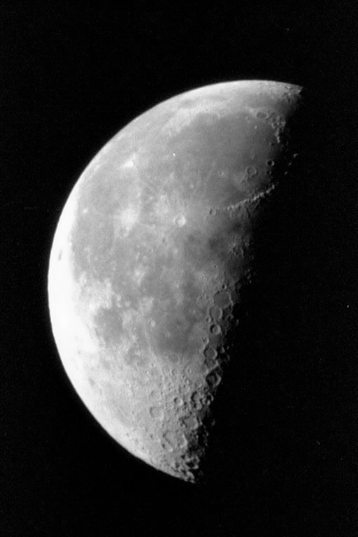
#> input picture data/moon.tif, 358 x 537 px
$ python svd_compress.py
#> lines starting #> are read from the running program, lines starting #| are printed output that depends on the picture; long printed decimals are rounded
### src/load_image.py
import numpy as np
import matplotlib.pyplot as plt
from pathlib import Path

def load_grayscale_image(image_path):
    """Charge une image et la convertit en niveaux de gris (float 0-1)."""
    img = plt.imread(image_path)
#> img is the input picture: shape (537, 358); min 0, max 253, mean 52.9
    if len(img.shape) == 3:
        img = np.mean(img, axis=2)  # Conversion RGB vers gris
    img = img.astype(np.float64) / 255.0  # Normalisation [0,1]
    return img

# [7 lines left out: function display_image, not called in this run]

# Test
# [6 lines that do not run on import are left out]

### src/svd_compress.py
import numpy as np
import matplotlib.pyplot as plt
from pathlib import Path
from load_image import load_grayscale_image, display_image

def compute_svd_compression(img, k_values):
    """SVD + reconstructions rang k (numpy.linalg.svd AUTORISÉ)."""
    U, s, Vt = np.linalg.svd(img, full_matrices=False)
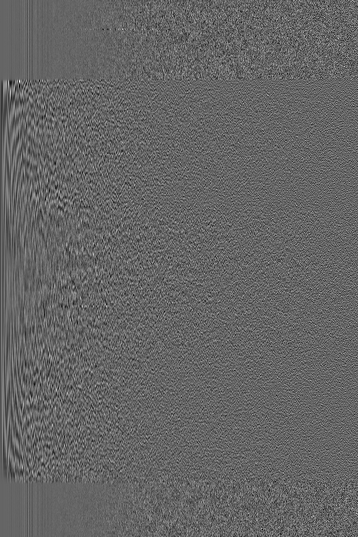
#> U: shape (537, 358) float64; min -0.236, max 0.357, mean -0.000179; drawn with min black and max white
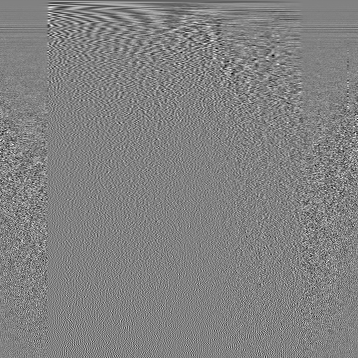
#> Vt: shape (358, 358) float64; min -0.299, max 0.288, mean -0.000168; drawn with min black and max white
#> s = 358 values, max 144.5 at index 0, min 0.0186 at index 357, mean 1.38

    reconstructions = {}
    errors = {}

    for k in k_values:
        U_k = U[:, :k]
        s_k = np.diag(s[:k])
        Vt_k = Vt[:k, :]
        img_k = U_k @ s_k @ Vt_k
        error = np.linalg.norm(img - img_k, 'fro') / np.linalg.norm(img, 'fro')
        reconstructions[k] = img_k
        errors[k] = error
#> this loop made 5 passes
#> error on passes 2 to 5: 0.121, 0.0367, 0.0179, 0.007
#> (s_k, error) on pass 1: ([144.5], 0.453)
#> pass 1, in compute_svd_compression, `img_k = U_k @ s_k @ Vt_k`:
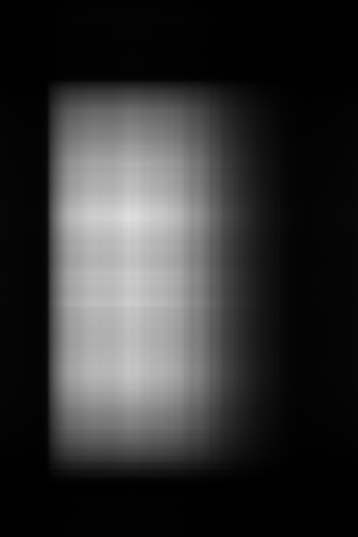
#> img_k: shape (537, 358) float64; min 0.000128, max 0.87, mean 0.201
#> pass 2, in compute_svd_compression, `img_k = U_k @ s_k @ Vt_k`:
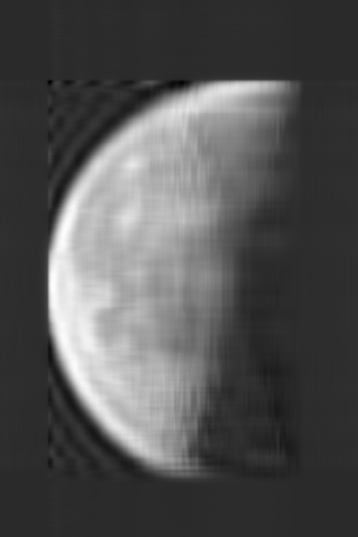
#> img_k: shape (537, 358) float64; min -0.213, max 1.07, mean 0.206; drawn with min black and max white
#> pass 3, in compute_svd_compression, `U_k = U[:, :k]`:
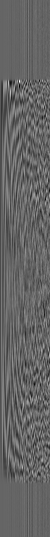
#> U_k: shape (537, 50) float64; min -0.236, max 0.357, mean -0.0013; drawn with min black and max white
#> pass 3, in compute_svd_compression, `s_k = np.diag(s[:k])`:
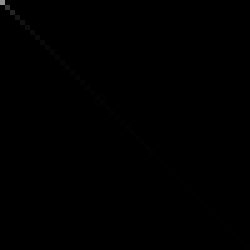
#> s_k: shape (50, 50) float64 (shown 5 times larger); min 0, max 144.5, mean 0.2
#> after the loop, errors = {1: 0.453, 10: 0.121, 50: 0.0367, 100: 0.0179, 200: 0.007}; reconstructions = 5 items

    return U, s, Vt, reconstructions, errors

if __name__ == "__main__":
    img_path = Path(__file__).parent.parent / "data/moon.tif"
    img = load_grayscale_image(img_path)

    k_values = [1, 10, 50, 100, 200]
    U, s, Vt, reconstructions, errors = compute_svd_compression(img, k_values)
#> reconstructions = 5 items

    print("Top 10 singular values:", s[:10])
#| Top 10 singular values: [144.487  50.230  35.470  21.674  16.490
#|   12.890  10.868   9.181   8.114   7.181]
    print("\nCompression:")
    for k in k_values:
        ratio = (k * (img.shape[0] + img.shape[1])) / (img.shape[0] * img.shape[1])
        print(f"k={k}: {ratio:.1%} ({errors[k]:.4f})")
#> this loop made 5 passes
#| k=1: 0.5% (0.4530)
#| k=10: 4.7% (0.1205)
#| k=50: 23.3% (0.0367)
#| k=100: 46.6% (0.0179)
#| k=200: 93.1% (0.0070)

    # Visualisation
    fig, axes = plt.subplots(2, 6, figsize=(20, 8))
    axes[0,0].imshow(img, cmap='gray')
    axes[0,0].set_title('Original (537x358)')
    axes[0,0].axis('off')

    for i, k in enumerate(k_values):
        axes[0,i+1].imshow(reconstructions[k], cmap='gray')
        axes[0,i+1].set_title(f'k={k}')
        axes[0,i+1].axis('off')
        axes[1,i+1].imshow(np.abs(img-reconstructions[k]), cmap='hot')
        axes[1,i+1].set_title(f'Error\n{errors[k]:.4f}')
        axes[1,i+1].axis('off')

    plt.tight_layout()
    plt.savefig(Path(__file__).parent.parent / "results/svd_moon_k.png", dpi=150, bbox_inches='tight')
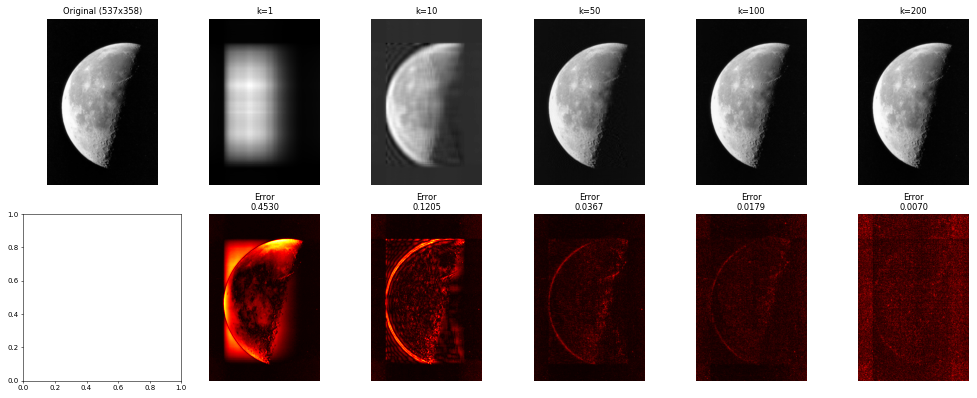
#> figure drawn by matplotlib, 11 panels
    plt.show()
